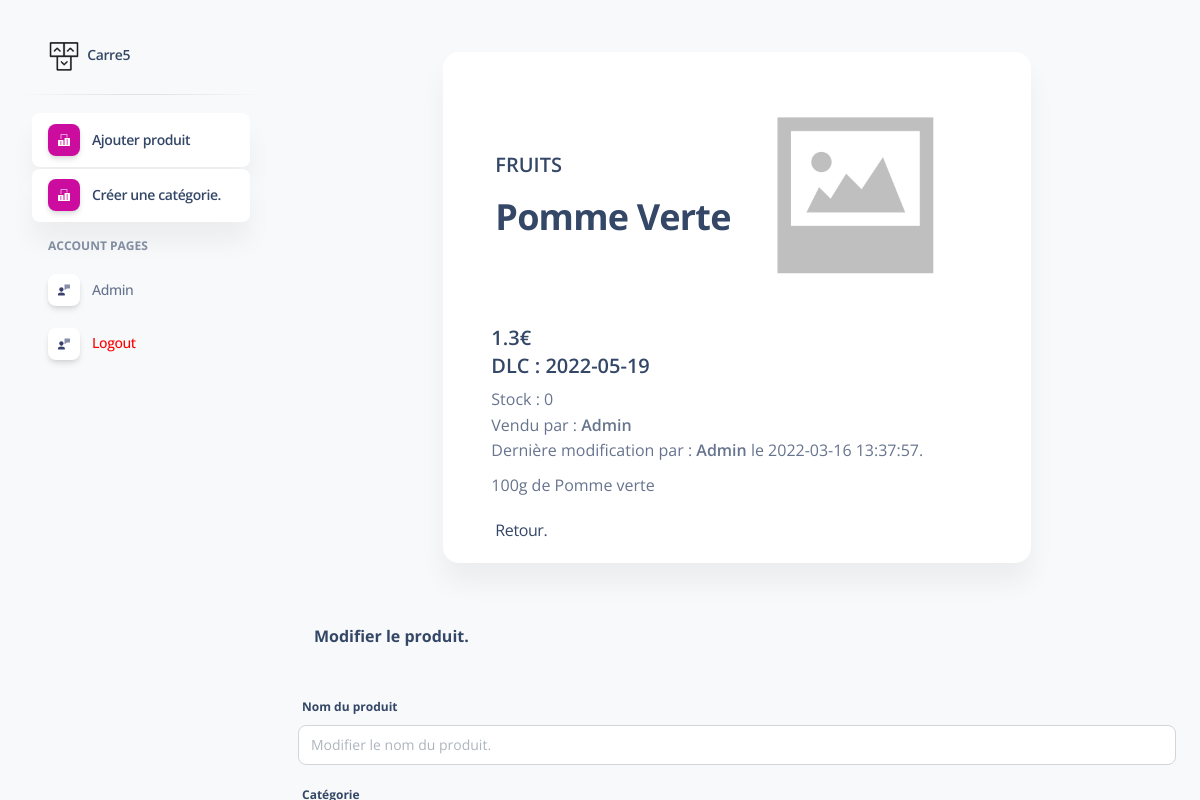
Page /app/product_edit.php?id=6 (signed in) on the committed database.
### tables this page shows
CREATE TABLE `product` (
  `product_id` int(11) NOT NULL,
  `category_id` int(11) DEFAULT NULL,
  `name` varchar(255) NOT NULL,
  `description` text NOT NULL,
  `price` float NOT NULL,
  `image` varchar(512) DEFAULT 'public/uploads/noimg.png',
  `dlc` date DEFAULT NULL,
  `stock_quantity` int(11) NOT NULL DEFAULT 0,
  `seller_id` int(11) DEFAULT NULL,
  `modifier_id` int(11) DEFAULT NULL,
  `modifier_date` datetime DEFAULT current_timestamp() ON UPDATE current_timestamp()
);

CREATE TABLE `categories` (
  `categories_id` int(11) NOT NULL,
  `label` varchar(100) NOT NULL
);

CREATE TABLE `user` (
  `id` int(11) NOT NULL,
  `username` varchar(25) NOT NULL,
  `password` varchar(512) NOT NULL
);

### app/includes/bdd.php (called while the page is built, shortened)
<?php
function fetchProductJoinCategoryAndUser($db, $product_id){
    try{
        $sqlDisplay = 'SELECT * FROM product
        LEFT JOIN categories ON product.category_id = categories.categories_id
        LEFT JOIN user ON product.seller_id = user.id
        WHERE product_id = :id';
        $reqDisplay = $db->prepare($sqlDisplay);
        $reqDisplay->execute(array(
            "id"=>$product_id
        ));
        return $productDisplay = $reqDisplay->fetch();
    }catch(PDOException $e){
        echo 'Erreur : '. $e;
    }
}
function fetchProductJoinUser($db, $product_id, $leftJoinOn){
    try{
        $sqlDisplay = 'SELECT * FROM product LEFT JOIN user ON product.';
        $sqlDisplay .= $leftJoinOn;
        $sqlDisplay .= ' = user.id WHERE product_id = :product_id';
        $reqDisplay = $db->prepare($sqlDisplay);
        $reqDisplay->execute(array(
            'product_id'=>$product_id
        ));
        return $resultDisplay = $reqDisplay->fetch();
    }catch(PDOException $e){
        echo 'Erreur : '. $e;
    }
}

### app/product_edit.php (the view, shortened to what this page needs)
<?php
include_once '_head.php';
$productDisplay = fetchProductJoinCategoryAndUser($db, $_GET['id']);
include_once '_navbar.php';
$alert = false;
$resultModifier = fetchProductJoinUser($db, $_GET['id'], 'modifier_id');
if(isset($_SESSION['user'])){
    echo '
<main class="main-content position-relative max-height-vh-100 h-100 mt-1 border-radius-lg ps ps--active-y">
<div class="height d-flex justify-content-center align-items-center mt-5 mb-5 ">
    <div class="card px-5 py-3">
        <div class="d-flex justify-content-between align-items-center p-1">
            <div class="mt-2">';
            if($productDisplay['label']){
                echo '<h5 class="text-uppercase mb-0">'.$productDisplay['label'].'</h5>';
            }
                echo '<div class="pt-3">
                    <h2 class="main-heading mt-0">'.$productDisplay['name'].'</h2>
                </div>
            </div>
            <div class="image p-4"> <img src="'.$productDisplay['image'].'" width="200"> </div>
        </div>
        <h5 class="text-uppercase mb-0">'.$productDisplay['price'].'€</h5>';
        if($productDisplay['dlc']){
            echo '<h5 class="text-uppercase mb-0">DLC : '.$productDisplay['dlc'].'</h5>';
        }
        echo '<div class="d-flex justify-content-between align-items-center mt-2 mb-2">
            <div class="colors">
                <div>Stock : '.$productDisplay['stock_quantity'].'</div>
                <div>Vendu par : <span class="text-capitalize font-weight-bold">'.$productDisplay['username'].' </span></div>
                <div>Dernière modification par : <span class="text-capitalize font-weight-bold">'.$resultModifier['username'].' </span> le '.$resultModifier['modifier_date'].'.</div> <span></span>
            </div>
        </div>
        <p>'.$productDisplay['description'].'</p>
        <a href="product.php?id='.$_GET['id'].'" class="p-1">Retour.</a>
    </div>
</div>
    <nav class="navbar navbar-main navbar-expand-lg px-0 mx-4 shadow-none border-radius-xl" id="navbarBlur"
    navbar-scroll="true">
        <div class="container-fluid py-1 px-3">
            <nav aria-label="breadcrumb">
                <h6 class="font-weight-bolder mb-0">Modifier le produit.</h6>
            </nav>
        </div>
    </nav>
    <h4>';if($alert){ ?>
        <h4 class="text-danger"> <?php echo $message ?></h4>
        <?php }
    echo '</h4>
    <form class="container-fluid py-4" method="POST" action="includes/modify-product_post.php?id='.$_GET['id'].'" enctype="multipart/form-data">
        <div class="form-group">
            <label for="nameProduct">Nom du produit</label>
            <input type="text" class="form-control" id="nameProduct" name="nameProduct" placeholder="Modifier le nom du produit.">
        </div>
        <div class="form-group">
            <label for="nameCategory">Catégorie</label>
            <select name="nameCategory" id="nameCategory" class="form-select">
            <option value="">Choisir une catégorie.</option>';
            echo '</select>
        </div>
        <div class="form-group">
            <label for="description">Description</label>
            <input type="text" class="form-control" id="description" name="description" placeholder="Modifier une description du produit.">
        </div>
        <div class="form-group">
            <label for="price">Prix</label>
            <input type="text" class="form-control" id="price" name="price" placeholder="Modifier le prix du produit.">
        </div>
        <div class="form-group">
            <label for="stock">Stock</label>
            <input type="number" class="form-control" id="stock" name="stock" placeholder="Modifier le stock du produit.">
        </div>
        <div class="form-group">
            <label for="dlc">Date Limite de Consommation du produit.</label>
            <input type="date" class="form-control" id="dlc" name="dlc" placeholder="Entrez la dlc du produit.">
        </div>
        <div class="form-group">
            <label for="photo">Photo</label>
            <input type="file" class="form-control" name="photo" id="photo" accept="image/png, image/jpg, image/jpeg"/>
        </div>
        <div class="form-check">
            <input type="checkbox" class="form-check-input" id="exampleCheck1" required>
            <label class="form-check-label" for="exampleCheck1">Etes vous sur ?</label>
        </div>
        <button type="submit" class="btn btn-primary">Submit</button>
    </form>
</main>';
}
?>
<?php include_once '_footer.php'; ?>

### rows in the picture
product: category.label "FRUITS", name "Pomme Verte", image (placeholder picture), price "1.3", dlc "2022-05-19", stock_quantity "0", modifier.username "Admin", modifier_date "2022-03-16 13:37:57", description "100g de Pomme verte"

### other values in the picture
$_SESSION["user"] "Admin"
